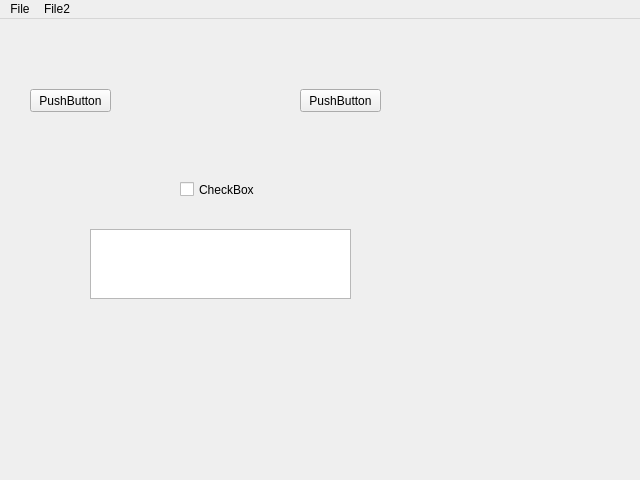
<?xml version="1.0" encoding="UTF-8"?>
<ui version="4.0">
 <class>MainWindow</class>
 <widget class="QMainWindow" name="MainWindow">
  <property name="geometry">
   <rect>
    <x>0</x>
    <y>0</y>
    <width>640</width>
    <height>480</height>
   </rect>
  </property>
  <property name="sizePolicy">
   <sizepolicy hsizetype="Expanding" vsizetype="Expanding">
    <horstretch>0</horstretch>
    <verstretch>0</verstretch>
   </sizepolicy>
  </property>
  <property name="windowTitle">
   <string>MainWindow</string>
  </property>
  <widget class="QWidget" name="centralWidget">
   <widget class="QPushButton" name="pushButton">
    <property name="geometry">
     <rect>
      <x>30</x>
      <y>70</y>
      <width>81</width>
      <height>23</height>
     </rect>
    </property>
    <property name="text">
     <string>PushButton</string>
    </property>
   </widget>
   <widget class="QPushButton" name="pushButton_2">
    <property name="geometry">
     <rect>
      <x>300</x>
      <y>70</y>
      <width>81</width>
      <height>23</height>
     </rect>
    </property>
    <property name="text">
     <string>PushButton</string>
    </property>
   </widget>
   <widget class="QCheckBox" name="checkBox">
    <property name="geometry">
     <rect>
      <x>180</x>
      <y>160</y>
      <width>85</width>
      <height>21</height>
     </rect>
    </property>
    <property name="text">
     <string>CheckBox</string>
    </property>
   </widget>
   <widget class="QTextEdit" name="textEdit">
    <property name="geometry">
     <rect>
      <x>90</x>
      <y>210</y>
      <width>261</width>
      <height>70</height>
     </rect>
    </property>
   </widget>
  </widget>
  <widget class="QMenuBar" name="menuBar">
   <property name="geometry">
    <rect>
     <x>0</x>
     <y>0</y>
     <width>640</width>
     <height>20</height>
    </rect>
   </property>
   <widget class="QMenu" name="menuFile">
    <property name="title">
     <string>File</string>
    </property>
    <addaction name="actionAction1"/>
    <addaction name="actionAction2"/>
    <addaction name="actionAction3"/>
    <addaction name="actionAction4"/>
   </widget>
   <widget class="QMenu" name="menuFile2">
    <property name="title">
     <string>File2</string>
    </property>
    <addaction name="actionAction1_2"/>
    <addaction name="actionAction2_2"/>
   </widget>
   <addaction name="menuFile"/>
   <addaction name="menuFile2"/>
  </widget>
  <action name="actionAction1">
   <property name="text">
    <string>Action1</string>
   </property>
  </action>
  <action name="actionAction2">
   <property name="text">
    <string>Action2</string>
   </property>
  </action>
  <action name="actionAction3">
   <property name="text">
    <string>Action3</string>
   </property>
  </action>
  <action name="actionAction4">
   <property name="text">
    <string>Action4</string>
   </property>
  </action>
  <action name="actionAction1_2">
   <property name="text">
    <string>Action1</string>
   </property>
  </action>
  <action name="actionAction2_2">
   <property name="text">
    <string>Action2</string>
   </property>
  </action>
 </widget>
 <layoutdefault spacing="6" margin="11"/>
 <resources/>
 <connections/>
</ui>
